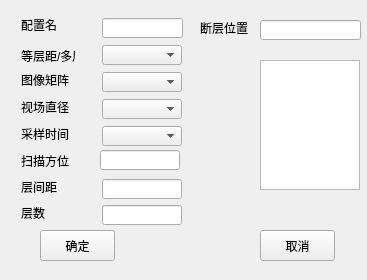
<?xml version="1.0" encoding="UTF-8"?>
<ui version="4.0">
 <class>ct3AddModifyDialog</class>
 <widget class="QDialog" name="ct3AddModifyDialog">
  <property name="geometry">
   <rect>
    <x>0</x>
    <y>0</y>
    <width>367</width>
    <height>280</height>
   </rect>
  </property>
  <property name="windowTitle">
   <string>ct3AddModifyDialog</string>
  </property>
  <property name="whatsThis">
   <string/>
  </property>
  <widget class="QLabel" name="label_9">
   <property name="geometry">
    <rect>
     <x>21</x>
     <y>17</y>
     <width>54</width>
     <height>16</height>
    </rect>
   </property>
   <property name="minimumSize">
    <size>
     <width>54</width>
     <height>0</height>
    </size>
   </property>
   <property name="maximumSize">
    <size>
     <width>54</width>
     <height>16777215</height>
    </size>
   </property>
   <property name="text">
    <string>配置名</string>
   </property>
  </widget>
  <widget class="QLineEdit" name="templateNameEdit">
   <property name="geometry">
    <rect>
     <x>102</x>
     <y>18</y>
     <width>81</width>
     <height>20</height>
    </rect>
   </property>
   <property name="sizePolicy">
    <sizepolicy hsizetype="Expanding" vsizetype="Fixed">
     <horstretch>0</horstretch>
     <verstretch>0</verstretch>
    </sizepolicy>
   </property>
  </widget>
  <widget class="QListWidget" name="ct3LayerPosListWidget">
   <property name="geometry">
    <rect>
     <x>260</x>
     <y>60</y>
     <width>100</width>
     <height>130</height>
    </rect>
   </property>
   <property name="sizePolicy">
    <sizepolicy hsizetype="Expanding" vsizetype="Fixed">
     <horstretch>0</horstretch>
     <verstretch>0</verstretch>
    </sizepolicy>
   </property>
   <property name="minimumSize">
    <size>
     <width>100</width>
     <height>130</height>
    </size>
   </property>
   <property name="maximumSize">
    <size>
     <width>100</width>
     <height>130</height>
    </size>
   </property>
   <property name="sortingEnabled">
    <bool>false</bool>
   </property>
  </widget>
  <widget class="QLabel" name="label_53">
   <property name="geometry">
    <rect>
     <x>21</x>
     <y>45</y>
     <width>54</width>
     <height>21</height>
    </rect>
   </property>
   <property name="sizePolicy">
    <sizepolicy hsizetype="Minimum" vsizetype="Preferred">
     <horstretch>0</horstretch>
     <verstretch>0</verstretch>
    </sizepolicy>
   </property>
   <property name="minimumSize">
    <size>
     <width>54</width>
     <height>0</height>
    </size>
   </property>
   <property name="maximumSize">
    <size>
     <width>54</width>
     <height>16777215</height>
    </size>
   </property>
   <property name="text">
    <string>等层距/多层</string>
   </property>
  </widget>
  <widget class="QComboBox" name="ct3MultiLayerComboBox">
   <property name="geometry">
    <rect>
     <x>102</x>
     <y>45</y>
     <width>80</width>
     <height>20</height>
    </rect>
   </property>
   <property name="sizePolicy">
    <sizepolicy hsizetype="Minimum" vsizetype="Fixed">
     <horstretch>0</horstretch>
     <verstretch>0</verstretch>
    </sizepolicy>
   </property>
   <property name="minimumSize">
    <size>
     <width>80</width>
     <height>0</height>
    </size>
   </property>
   <property name="maximumSize">
    <size>
     <width>80</width>
     <height>16777215</height>
    </size>
   </property>
  </widget>
  <widget class="QLabel" name="label_8">
   <property name="geometry">
    <rect>
     <x>200</x>
     <y>20</y>
     <width>54</width>
     <height>16</height>
    </rect>
   </property>
   <property name="minimumSize">
    <size>
     <width>54</width>
     <height>0</height>
    </size>
   </property>
   <property name="maximumSize">
    <size>
     <width>54</width>
     <height>16777215</height>
    </size>
   </property>
   <property name="text">
    <string>断层位置</string>
   </property>
  </widget>
  <widget class="QLabel" name="label">
   <property name="geometry">
    <rect>
     <x>21</x>
     <y>72</y>
     <width>54</width>
     <height>16</height>
    </rect>
   </property>
   <property name="minimumSize">
    <size>
     <width>54</width>
     <height>0</height>
    </size>
   </property>
   <property name="maximumSize">
    <size>
     <width>54</width>
     <height>16777215</height>
    </size>
   </property>
   <property name="text">
    <string>图像矩阵</string>
   </property>
  </widget>
  <widget class="QComboBox" name="ct3MatrixComboBox">
   <property name="geometry">
    <rect>
     <x>102</x>
     <y>72</y>
     <width>80</width>
     <height>20</height>
    </rect>
   </property>
   <property name="sizePolicy">
    <sizepolicy hsizetype="Minimum" vsizetype="Fixed">
     <horstretch>0</horstretch>
     <verstretch>0</verstretch>
    </sizepolicy>
   </property>
   <property name="minimumSize">
    <size>
     <width>80</width>
     <height>0</height>
    </size>
   </property>
   <property name="maximumSize">
    <size>
     <width>80</width>
     <height>16777215</height>
    </size>
   </property>
  </widget>
  <widget class="QLineEdit" name="ct3LayerPosEdit">
   <property name="geometry">
    <rect>
     <x>260</x>
     <y>20</y>
     <width>101</width>
     <height>20</height>
    </rect>
   </property>
  </widget>
  <widget class="QLabel" name="label_2">
   <property name="geometry">
    <rect>
     <x>21</x>
     <y>99</y>
     <width>54</width>
     <height>16</height>
    </rect>
   </property>
   <property name="minimumSize">
    <size>
     <width>54</width>
     <height>0</height>
    </size>
   </property>
   <property name="maximumSize">
    <size>
     <width>54</width>
     <height>16777215</height>
    </size>
   </property>
   <property name="text">
    <string>视场直径</string>
   </property>
  </widget>
  <widget class="QComboBox" name="ct3ViewComboBox">
   <property name="geometry">
    <rect>
     <x>102</x>
     <y>99</y>
     <width>80</width>
     <height>20</height>
    </rect>
   </property>
   <property name="sizePolicy">
    <sizepolicy hsizetype="Minimum" vsizetype="Fixed">
     <horstretch>0</horstretch>
     <verstretch>0</verstretch>
    </sizepolicy>
   </property>
   <property name="minimumSize">
    <size>
     <width>80</width>
     <height>0</height>
    </size>
   </property>
   <property name="maximumSize">
    <size>
     <width>80</width>
     <height>16777215</height>
    </size>
   </property>
  </widget>
  <widget class="QLabel" name="label_3">
   <property name="geometry">
    <rect>
     <x>21</x>
     <y>126</y>
     <width>54</width>
     <height>16</height>
    </rect>
   </property>
   <property name="minimumSize">
    <size>
     <width>54</width>
     <height>0</height>
    </size>
   </property>
   <property name="maximumSize">
    <size>
     <width>54</width>
     <height>16777215</height>
    </size>
   </property>
   <property name="text">
    <string>采样时间</string>
   </property>
  </widget>
  <widget class="QComboBox" name="ct3SampleTimeComboBox">
   <property name="geometry">
    <rect>
     <x>102</x>
     <y>126</y>
     <width>80</width>
     <height>20</height>
    </rect>
   </property>
   <property name="sizePolicy">
    <sizepolicy hsizetype="Minimum" vsizetype="Fixed">
     <horstretch>0</horstretch>
     <verstretch>0</verstretch>
    </sizepolicy>
   </property>
   <property name="minimumSize">
    <size>
     <width>80</width>
     <height>0</height>
    </size>
   </property>
   <property name="maximumSize">
    <size>
     <width>80</width>
     <height>16777215</height>
    </size>
   </property>
  </widget>
  <widget class="QLabel" name="label_7">
   <property name="geometry">
    <rect>
     <x>21</x>
     <y>153</y>
     <width>54</width>
     <height>16</height>
    </rect>
   </property>
   <property name="minimumSize">
    <size>
     <width>54</width>
     <height>0</height>
    </size>
   </property>
   <property name="maximumSize">
    <size>
     <width>54</width>
     <height>16777215</height>
    </size>
   </property>
   <property name="text">
    <string>扫描方位</string>
   </property>
  </widget>
  <widget class="QLineEdit" name="ct3AngleLineEdit">
   <property name="geometry">
    <rect>
     <x>100</x>
     <y>150</y>
     <width>80</width>
     <height>20</height>
    </rect>
   </property>
   <property name="sizePolicy">
    <sizepolicy hsizetype="Expanding" vsizetype="Fixed">
     <horstretch>0</horstretch>
     <verstretch>0</verstretch>
    </sizepolicy>
   </property>
   <property name="minimumSize">
    <size>
     <width>0</width>
     <height>0</height>
    </size>
   </property>
   <property name="maximumSize">
    <size>
     <width>16777215</width>
     <height>16777215</height>
    </size>
   </property>
   <property name="baseSize">
    <size>
     <width>50</width>
     <height>50</height>
    </size>
   </property>
  </widget>
  <widget class="QLabel" name="ct3LayerSpaceLabel">
   <property name="geometry">
    <rect>
     <x>21</x>
     <y>179</y>
     <width>54</width>
     <height>16</height>
    </rect>
   </property>
   <property name="minimumSize">
    <size>
     <width>54</width>
     <height>0</height>
    </size>
   </property>
   <property name="maximumSize">
    <size>
     <width>54</width>
     <height>16777215</height>
    </size>
   </property>
   <property name="text">
    <string>层间距</string>
   </property>
  </widget>
  <widget class="QLineEdit" name="ct3LayerSpaceLineEdit">
   <property name="geometry">
    <rect>
     <x>102</x>
     <y>179</y>
     <width>80</width>
     <height>20</height>
    </rect>
   </property>
   <property name="sizePolicy">
    <sizepolicy hsizetype="Expanding" vsizetype="Expanding">
     <horstretch>0</horstretch>
     <verstretch>0</verstretch>
    </sizepolicy>
   </property>
   <property name="minimumSize">
    <size>
     <width>80</width>
     <height>20</height>
    </size>
   </property>
   <property name="maximumSize">
    <size>
     <width>16777215</width>
     <height>16777215</height>
    </size>
   </property>
   <property name="frame">
    <bool>true</bool>
   </property>
  </widget>
  <widget class="QLabel" name="ct3SpaceNumLabel">
   <property name="geometry">
    <rect>
     <x>21</x>
     <y>205</y>
     <width>54</width>
     <height>16</height>
    </rect>
   </property>
   <property name="minimumSize">
    <size>
     <width>54</width>
     <height>0</height>
    </size>
   </property>
   <property name="maximumSize">
    <size>
     <width>54</width>
     <height>16777215</height>
    </size>
   </property>
   <property name="text">
    <string>层数</string>
   </property>
  </widget>
  <widget class="QLineEdit" name="ct3LayerNumLineEdit">
   <property name="geometry">
    <rect>
     <x>102</x>
     <y>205</y>
     <width>80</width>
     <height>20</height>
    </rect>
   </property>
   <property name="sizePolicy">
    <sizepolicy hsizetype="Expanding" vsizetype="Fixed">
     <horstretch>0</horstretch>
     <verstretch>0</verstretch>
    </sizepolicy>
   </property>
   <property name="minimumSize">
    <size>
     <width>80</width>
     <height>20</height>
    </size>
   </property>
   <property name="maximumSize">
    <size>
     <width>80</width>
     <height>16777215</height>
    </size>
   </property>
  </widget>
  <widget class="QPushButton" name="okButton">
   <property name="geometry">
    <rect>
     <x>40</x>
     <y>230</y>
     <width>75</width>
     <height>31</height>
    </rect>
   </property>
   <property name="text">
    <string>确定</string>
   </property>
   <property name="autoDefault">
    <bool>false</bool>
   </property>
   <property name="default">
    <bool>false</bool>
   </property>
  </widget>
  <widget class="QPushButton" name="cancelButton">
   <property name="geometry">
    <rect>
     <x>260</x>
     <y>230</y>
     <width>75</width>
     <height>31</height>
    </rect>
   </property>
   <property name="text">
    <string>取消</string>
   </property>
   <property name="autoDefault">
    <bool>false</bool>
   </property>
  </widget>
 </widget>
 <layoutdefault spacing="6" margin="11"/>
 <resources/>
 <connections/>
</ui>
